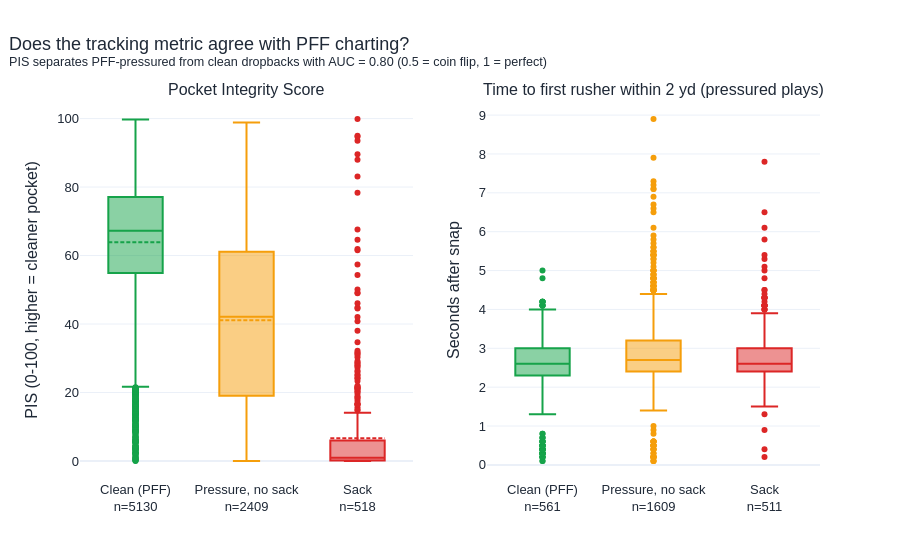

Notebook code for this chart:
### Markdown cell above
## 6. Validation against PFF charting

### Code cell
out["figures"]["validation_boxplots"].show()
out["play_validation"]

### Figure 1 — Plotly figure (JSON) as saved in the notebook; plotly's stock layout.template omitted (floating-point values rounded to 4 significant figures; data arrays with more than 128 entries replaced by an {"elided": "..."} marker saying what was removed)
{"data": [{"boxmean": true, "marker": {"color": "#16a34a"}, "name": "Clean (PFF)<br>n=5130", "showlegend": false, "type": "box", "xaxis": "x", "y": {"elided": "5130 float values"}, "yaxis": "y"}, {"marker": {"color": "#16a34a"}, "name": "Clean (PFF)<br>n=561", "showlegend": false, "type": "box", "xaxis": "x2", "y": {"elided": "561 float values"}, "yaxis": "y2"}, {"boxmean": true, "marker": {"color": "#f59e0b"}, "name": "Pressure, no sack<br>n=2409", "showlegend": false, "type": "box", "xaxis": "x", "y": {"elided": "2409 float values"}, "yaxis": "y"}, {"marker": {"color": "#f59e0b"}, "name": "Pressure, no sack<br>n=1609", "showlegend": false, "type": "box", "xaxis": "x2", "y": {"elided": "1609 float values"}, "yaxis": "y2"}, {"boxmean": true, "marker": {"color": "#dc2626"}, "name": "Sack<br>n=518", "showlegend": false, "type": "box", "xaxis": "x", "y": {"elided": "518 float values"}, "yaxis": "y"}, {"marker": {"color": "#dc2626"}, "name": "Sack<br>n=511", "showlegend": false, "type": "box", "xaxis": "x2", "y": {"elided": "511 float values"}, "yaxis": "y2"}], "layout": {"annotations": [{"font": {"size": 16}, "showarrow": false, "text": "Pocket Integrity Score", "x": 0.225, "xanchor": "center", "xref": "paper", "y": 1.0, "yanchor": "bottom", "yref": "paper"}, {"font": {"size": 16}, "showarrow": false, "text": "Time to first rusher within 2 yd (pressured plays)", "x": 0.775, "xanchor": "center", "xref": "paper", "y": 1.0, "yanchor": "bottom", "yref": "paper"}], "font": {"color": "#1f2937", "family": "Arial, sans-serif", "size": 13}, "title": {"font": {"size": 18}, "text": "Does the tracking metric agree with PFF charting?<br><sup>PIS separates PFF-pressured from clean dropbacks with AUC = 0.80 (0.5 = coin flip, 1 = perfect)</sup>", "x": 0.01}, "xaxis": {"anchor": "y", "domain": [0.0, 0.45]}, "xaxis2": {"anchor": "y2", "domain": [0.55, 1.0]}, "yaxis": {"anchor": "x", "domain": [0.0, 1.0], "title": {"text": "PIS (0-100, higher = cleaner pocket)"}}, "yaxis2": {"anchor": "x2", "domain": [0.0, 1.0], "title": {"text": "Seconds after snap"}}}}
